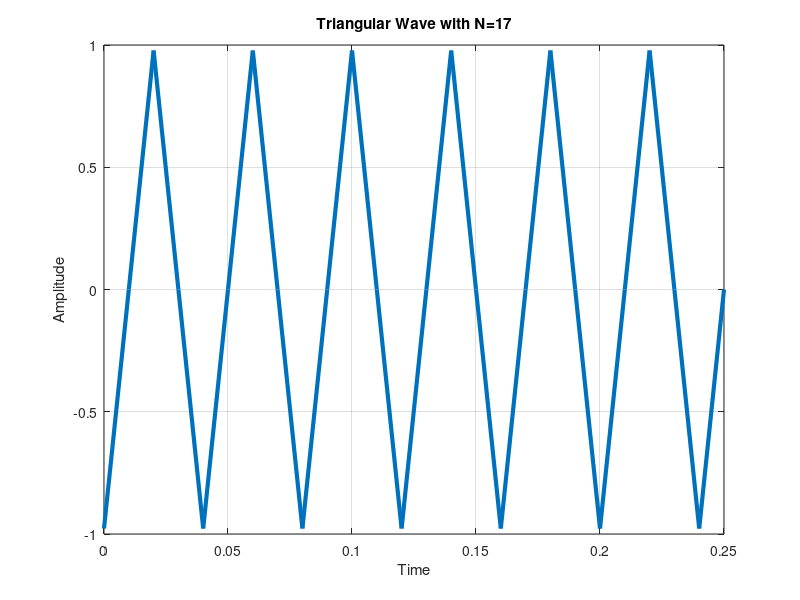

MATLAB code for this plot:
clc;
clear all;
close all;
N = 17; % Number of terms
t = 0:0.01:0.25;
ff = 25;
x1 = (-8/(pi^2)) * exp(1i*(2*pi*ff*t));
y = x1; % Initialize y with x1
for k = 3:2:N
    fh = ff*k;
    x = (-8/(pi^2*k^2)) * exp(1i*(2*pi*fh*t));
    y = y + x; % Accumulate the terms
end
plot(t, real(y), 'linewidth', 3);
title('Triangular Wave with N=17');
ylabel('Amplitude');
xlabel('Time');
grid;
